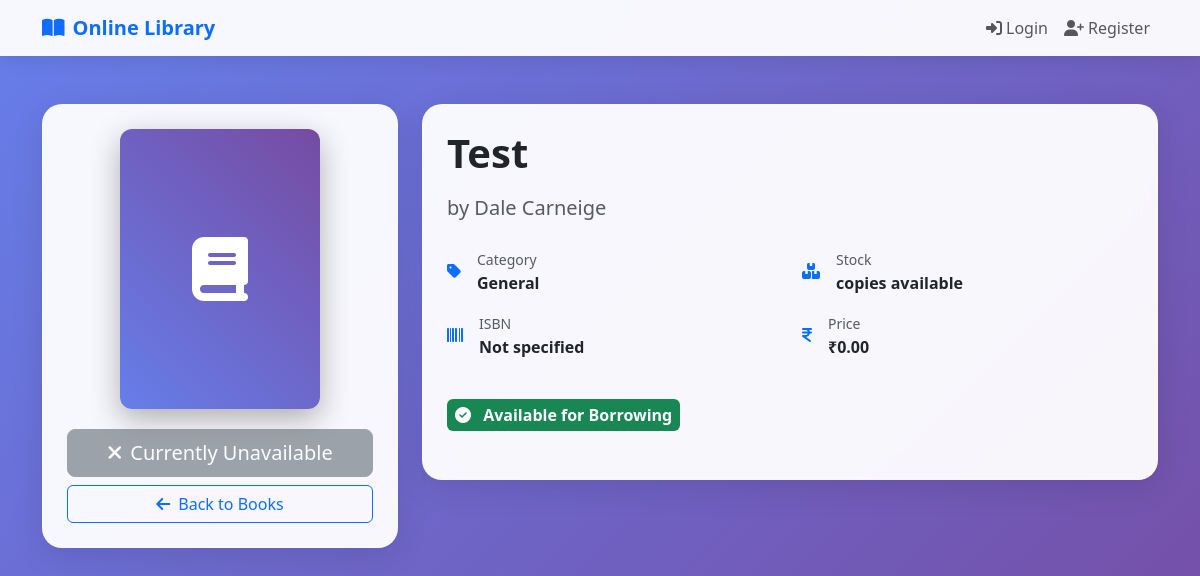
The app's page /books/13/ with its own data.
### catalog/models.py (models this page shows, shortened)
class Book(models.Model):
    CATEGORY_CHOICES = [
        ('Science', 'Science'),
        ('Fiction', 'Fiction'),
        ('Mathematics', 'Mathematics'),
        ('History', 'History'),
        ('DataScience','DataScience'),
    ]
    LANGUAGE_CHOICES = [
        ('English', 'English'),
        ('Spanish', 'Spanish'),
        ('French', 'French'),
        ('German', 'German'),
        ('Other', 'Other'),
    ]
    title = models.CharField(max_length=255)
    author = models.CharField(max_length=255)
    isbn = models.CharField(max_length=50, blank=True)
    category = models.CharField(max_length=50, choices=CATEGORY_CHOICES)
    description = models.TextField(blank=True, null=True)
    publication_date = models.DateField(null=True, blank=True)
    pages = models.IntegerField(null=True, blank=True)
    language = models.CharField(max_length=50, choices=LANGUAGE_CHOICES, default='English')
    price = models.DecimalField(max_digits=8, decimal_places=2, default=0)
    total_copies = models.IntegerField(default=1)
    available_copies = models.IntegerField(default=1)
    image = models.ImageField(upload_to='book_covers/', null=True, blank=True)
    created_at = models.DateTimeField(auto_now_add=True)
    updated_at = models.DateTimeField(auto_now=True)
    @property
    def is_available(self):
        return self.available_copies > 0

### catalog/views.py (the view)
# urls.py: path("books/<int:pk>/", views.book_detail, name="book_detail"),
def book_detail(request, pk):
    book = get_object_or_404(Book, pk=pk)
    return render(request, "catalog/book_detail.html", {"book": book})

### templates/catalog/book_detail.html (shortened to what this page needs)
{% extends "catalog/base.html" %}
{% block content %}
<div class="container py-5">
    <div class="row">
        <div class="col-md-4">
            <div class="glass-card p-4 text-center">
                <div class="book-cover-large" style="width: 200px; height: 280px; background: linear-gradient(45deg, #667eea, #764ba2); border-radius: 12px; display: inline-flex; align-items: center; justify-content: center; color: white; font-size: 4rem; margin-bottom: 20px;">
                    <i class="fas fa-book"></i>
                </div>
                <div class="d-grid gap-2">
                    {% if book.stock > 0 %}
                    <a href="{% url 'borrow_book' book.pk %}" class="btn btn-gradient btn-lg">
                        <i class="fas fa-hand-holding me-2"></i>Borrow This Book
                    </a>
                    {% else %}
                    <button class="btn btn-secondary btn-lg" disabled>
                        <i class="fas fa-times me-2"></i>Currently Unavailable
                    </button>
                    {% endif %}
                    <a href="{% url 'book_list' %}" class="btn btn-outline-primary">
                        <i class="fas fa-arrow-left me-2"></i>Back to Books
                    </a>
                </div>
            </div>
        </div>
        <div class="col-md-8">
            <div class="glass-card p-4">
                <h1 class="display-6 fw-bold mb-3">{{ book.title }}</h1>
                <p class="lead text-muted mb-4">by {{ book.author }}</p>
                <div class="row mb-4">
                    <div class="col-md-6">
                        <div class="d-flex align-items-center mb-3">
                            <i class="fas fa-tag me-3 text-primary"></i>
                            <div>
                                <small class="text-muted">Category</small>
                                <div class="fw-semibold">{{ book.category.name|default:"General" }}</div>
                            </div>
                        </div>
                        <div class="d-flex align-items-center mb-3">
                            <i class="fas fa-barcode me-3 text-primary"></i>
                            <div>
                                <small class="text-muted">ISBN</small>
                                <div class="fw-semibold">{{ book.isbn|default:"Not specified" }}</div>
                            </div>
                        </div>
                    </div>
                    <div class="col-md-6">
                        <div class="d-flex align-items-center mb-3">
                            <i class="fas fa-boxes me-3 text-primary"></i>
                            <div>
                                <small class="text-muted">Stock</small>
                                <div class="fw-semibold">{{ book.stock }} copies available</div>
                            </div>
                        </div>
                        <div class="d-flex align-items-center mb-3">
                            <i class="fas fa-indian-rupee-sign me-3 text-primary"></i>
                            <div>
                                <small class="text-muted">Price</small>
                                <div class="fw-semibold">₹{{ book.price }}</div>
                            </div>
                        </div>
                    </div>
                </div>
                <div class="availability-badge mb-4">
                    <span class="badge bg-{% if book.is_available %}success{% else %}danger{% endif %} p-2 fs-6">
                        <i class="fas fa-{% if book.is_available %}check-circle{% else %}times-circle{% endif %} me-2"></i>
                        {% if book.is_available %}Available for Borrowing{% else %}Currently Unavailable{% endif %}
                    </span>
                </div>
            </div>
        </div>
    </div>
</div>
{% endblock %}

### templates/catalog/base.html (style rules this page uses)
:root { --primary: #2c3e50; --secondary: #3498db; --success: #27ae60; --warning: #f39c12; --danger: #e74c3c; --light: #ecf0f1; --dark: #2c3e50; }
body { font-family: 'Segoe UI', Tahoma, Geneva, Verdana, sans-serif; background: linear-gradient(135deg, #667eea 0%, #764ba2 100%); min-height: 100vh; }
.glass-card { background: rgba(255, 255, 255, 0.95); backdrop-filter: blur(10px); border-radius: 20px; border: 1px solid rgba(255, 255, 255, 0.2); box-shadow: 0 8px 32px rgba(0, 0, 0, 0.1); }

### templates/catalog/book_detail.html (style rules this page uses)
.book-cover-large { box-shadow: 0 10px 30px rgba(0, 0, 0, 0.3); }
.availability-badge .badge { font-size: 1.1em; padding: 10px 20px; }

### records on screen
Book: title "Test", author "Dale Carneige", category.name "General", isbn "Not specified", price "0.00"
